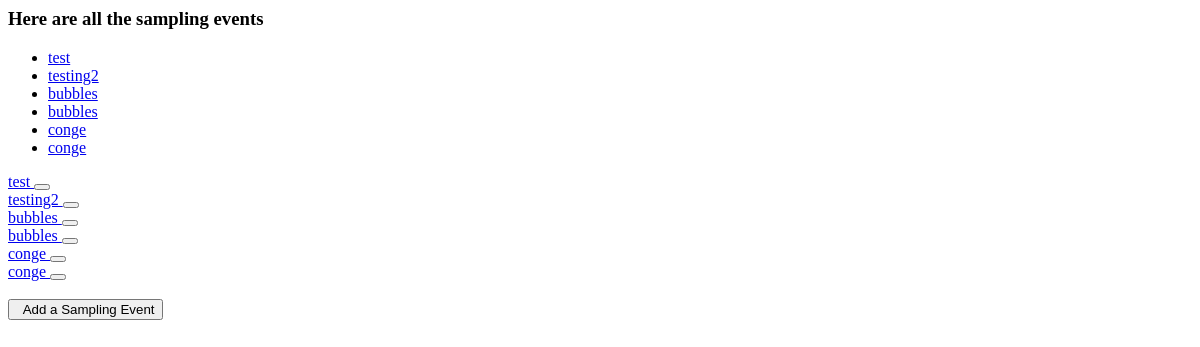
Before: /sampling_event/ with the older database file.
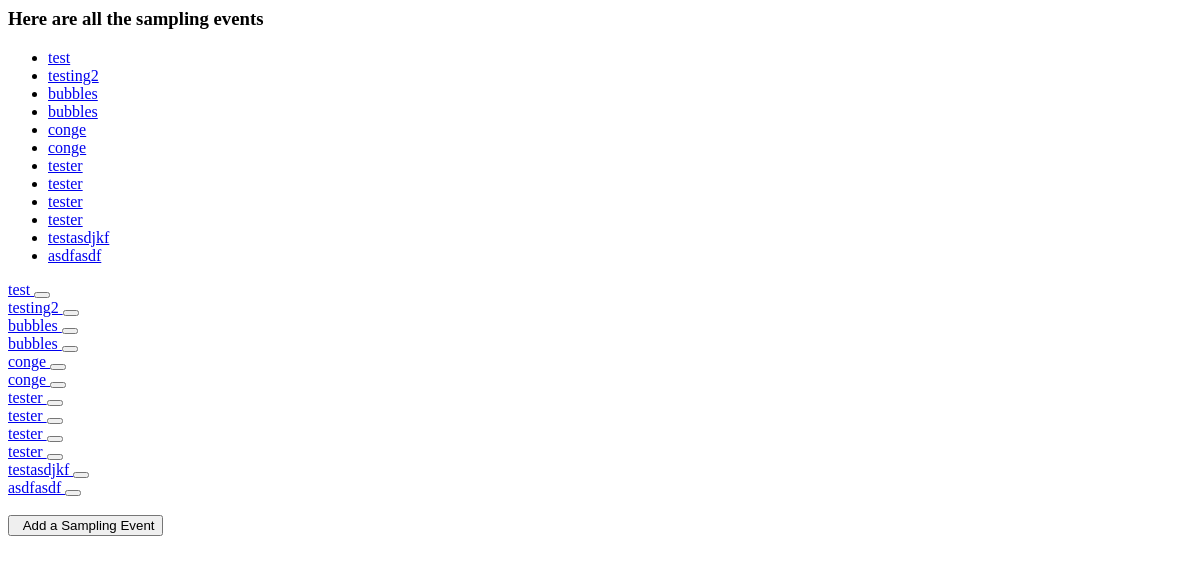
After: the same page with the newer database file.
### sampling_event/models.py (models this page shows, shortened)
class sampleEvent(models.Model):
    date = models.DateField(default=datetime.date.today)
    assayName = models.CharField(max_length = 100)
    coge = models.CharField(max_length = 100)
    samplers = models.CharField(max_length = 300)
    site = models.CharField(max_length = 100)
    facility = models.CharField(max_length = 100)
    environment = models.CharField(max_length = 100)
    spacecraft = models.CharField(max_length=100)

### sampling_event/views.py (the view)
def index(request):
    all_sampleEvents = sampleEvent.objects.all()
    context = {'all_sampleEvents' : all_sampleEvents,}
    return render(request, 'sampling_event/index.html', context)

### sampling_event/templates/sampling_event/index.html (shortened to what this page needs)
    <h3> Here are all the sampling events</h3>
    <ul>
        {% for event in all_sampleEvents %}
        <li><a href ="/sampling_event/{{event.id}}/">{{event.assayName}}</a></li>
        {% endfor %}
    </ul>
 <div class="albums-container container-fluid">
     <div class="row">
             {% for event in all_sampleEvents %}
                 <div class="col-sm-4 col-lg-2">
                             <a href="{% url 'sampling_event:detail' event.id %}" class="btn btn-primary btn-sm" role="button"> {{ event.assayName}} </a>
                             <form action="{% url 'sampling_event:sampleEvent-delete' event.id %}" method="post" style="display: inline;">
                                 <button type="submit" class="btn btn-default btn-sm">
                                 </button>
                             </form>
                         </div>
                     </div>
                 </div>
             {% endfor %}
             <div class="col-sm-12">
                 <br>
                 <a href="{% url 'sampling_event:sampleEvent-add' %}">
                     <button type="button" class="btn btn-success">
                         &nbsp; Add a Sampling Event
                     </button>
                 </a>
             </div>

Changed rows visible on the page:
added sampleEvent: assayName "tester"
added sampleEvent: assayName "tester"
added sampleEvent: assayName "tester"
added sampleEvent: assayName "tester"
added sampleEvent: assayName "testasdjkf"
added sampleEvent: assayName "asdfasdf"
